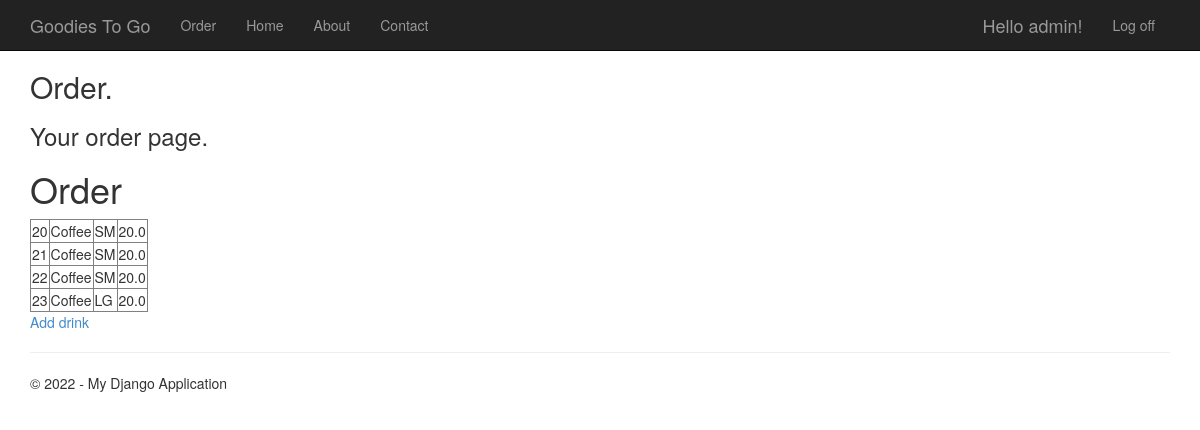
/order/ (signed in), run on the app's committed database.
### app/models.py (models this page shows, shortened)
class Item(models.Model):
    title = models.CharField(max_length=100)
    price = models.FloatField()
    size = models.CharField(choices=SIZE_CHOICES, max_length=2)
    category = models.CharField(choices=CATEGORY_CHOICES, max_length=2)

### app/views.py (the view)
# urls.py: path('order/', views.order, name='order'),
def order(request):
    assert isinstance(request, HttpRequest)
    return render(
        request,
        'app/order.html',
        {
            'title':'Order',
            'message':'Your order page.',
            'year':datetime.now().year,
            'drinks': Item.objects.all()
        }
    )

### app/templates/app/order.html
{% extends "app/layout.html" %}
{% block content %}
<h2>{{ title }}.</h2>
<h3>{{ message }}</h3>
<h1>Order</h1>
<table border="1">
    {% for x in drinks %}
    <tr>
        <td>{{ x.id }}</td>
        <td>{{ x.title }}</td>
        <td>{{ x.size }}</td>
        <td>{{ x.price }}</td>
    </tr>
    {% endfor %}
</table>
<p>
    <a href="add/">Add drink</a>
</p>
{% endblock %}

### app/templates/app/loginpartial.html (shortened to what this page needs)
{% if user.is_authenticated %}
<form id="logoutForm" action="/logout/" method="post" class="navbar-right">
    <ul class="nav navbar-nav navbar-right">
        <li><span class="navbar-brand">Hello {{ user.username }}!</span></li>
        <li><a href="javascript:document.getElementById('logoutForm').submit()">Log off</a></li>
    </ul>
</form>
{% else %}
<ul class="nav navbar-nav navbar-right">
    <li><a href="{% url 'login' %}">Log in</a></li>
</ul>
{% endif %}

### app/static/app/content/site.css (style rules this page uses)
body { padding-top: 50px; padding-bottom: 20px; }

### data on the page
Item: id "20", title "Coffee", size "SM", price "20.0"
Item: id "21", title "Coffee", size "SM", price "20.0"
Item: id "22", title "Coffee", size "SM", price "20.0"
Item: id "23", title "Coffee", size "LG", price "20.0"

### other printed values
{{ user.username }} "admin"
{{ title }} "Order"
{{ message }} "Your order page."
